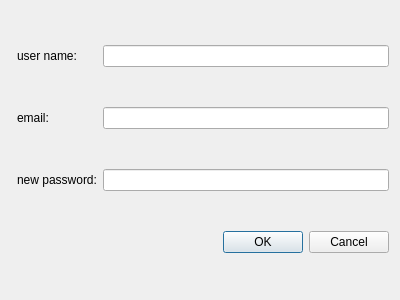
<?xml version="1.0" encoding="UTF-8"?>
<ui version="4.0">
 <class>Forget</class>
 <widget class="QDialog" name="Forget">
  <property name="geometry">
   <rect>
    <x>0</x>
    <y>0</y>
    <width>400</width>
    <height>300</height>
   </rect>
  </property>
  <property name="windowTitle">
   <string>Dialog</string>
  </property>
  <layout class="QGridLayout" name="gridLayout">
   <item row="2" column="2">
    <widget class="QLineEdit" name="lineEdit"/>
   </item>
   <item row="2" column="1">
    <widget class="QLabel" name="label">
     <property name="text">
      <string>user name:</string>
     </property>
    </widget>
   </item>
   <item row="5" column="0" colspan="3">
    <widget class="QDialogButtonBox" name="buttonBox">
     <property name="orientation">
      <enum>Qt::Orientation::Horizontal</enum>
     </property>
     <property name="standardButtons">
      <set>QDialogButtonBox::StandardButton::Cancel|QDialogButtonBox::StandardButton::Ok</set>
     </property>
    </widget>
   </item>
   <item row="3" column="1">
    <widget class="QLabel" name="label_2">
     <property name="text">
      <string>email:</string>
     </property>
    </widget>
   </item>
   <item row="3" column="2">
    <widget class="QLineEdit" name="lineEdit_2"/>
   </item>
   <item row="4" column="2">
    <widget class="QLineEdit" name="lineEdit_3"/>
   </item>
   <item row="4" column="1">
    <widget class="QLabel" name="label_3">
     <property name="text">
      <string>new password:</string>
     </property>
    </widget>
   </item>
  </layout>
 </widget>
 <resources/>
 <connections>
  <connection>
   <sender>buttonBox</sender>
   <signal>accepted()</signal>
   <receiver>Forget</receiver>
   <slot>accept()</slot>
   <hints>
    <hint type="sourcelabel">
     <x>248</x>
     <y>254</y>
    </hint>
    <hint type="destinationlabel">
     <x>157</x>
     <y>274</y>
    </hint>
   </hints>
  </connection>
  <connection>
   <sender>buttonBox</sender>
   <signal>rejected()</signal>
   <receiver>Forget</receiver>
   <slot>reject()</slot>
   <hints>
    <hint type="sourcelabel">
     <x>316</x>
     <y>260</y>
    </hint>
    <hint type="destinationlabel">
     <x>286</x>
     <y>274</y>
    </hint>
   </hints>
  </connection>
 </connections>
</ui>
